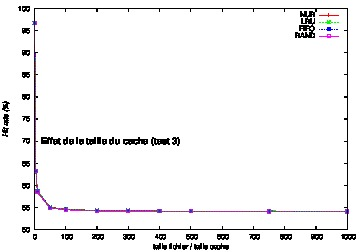

The gnuplot source for this figure:
set style data linespoints
set xlabel "taille fichier / taille cache"
set ylabel "Hit rate (%)" font "Helvetica-Oblique"
set label "Effet de la taille du cache (test 3)" font "Helvetica-Bold,18" at 20,70 
set encoding utf8
set terminal postscript eps color
set output "t3-cache_size.eps"
plot "t3-cache_size" using 1:2 t "NUR", "t3-cache_size" using 1:3 t "LRU", "t3-cache_size" using 1:4 t "FIFO", "t3-cache_size" using 1:5 t "RAND"
